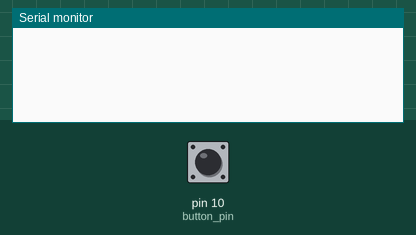
Bench run of a sketch on a simulated Arduino Uno, built with avr-gcc and run on an emulated ATmega328P. Shown: the last lines printed to the serial monitor. Inputs (shaded band) come from the test bench; at power-on: pin 10 (button_pin) HIGH.

Above: at 1.2 s.
1.3 s: pin 10 (button_pin) pulled LOW for 0.15 s
At 1.43 s:
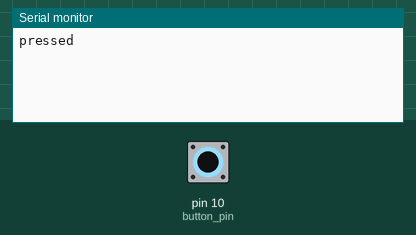
At 1.8 s:
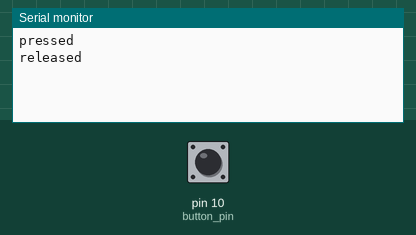

Measured:
- after the input at 1.3 s, the serial monitor: prints a new line at once (image 1)

The sketch:

arduino-button-serial.ino
```cpp
/*
 * This sends notifications over serial when a pushbutton connected betwen Pin 10 and GND gets pressed or released.
 */

const int button_pin = 10;
int button_state_old = HIGH, button_state_new = HIGH;

void setup()
{
  Serial.begin(9600);
  pinMode( button_pin, INPUT_PULLUP );
}

void loop()
{

  // read button state
  button_state_old = button_state_new;
  button_state_new = digitalRead( button_pin );

  // button is pressed
  if( button_state_old == HIGH && button_state_new == LOW )
  {
    Serial.print( "pressed\n" ); // don't use println as that would end the line with \r\n
  }
  // button is released
  else if( button_state_old == LOW && button_state_new == HIGH )
  {
    Serial.print( "released\n" );
  }

  // wait for debouncing
  delay( 10 );
}
```
